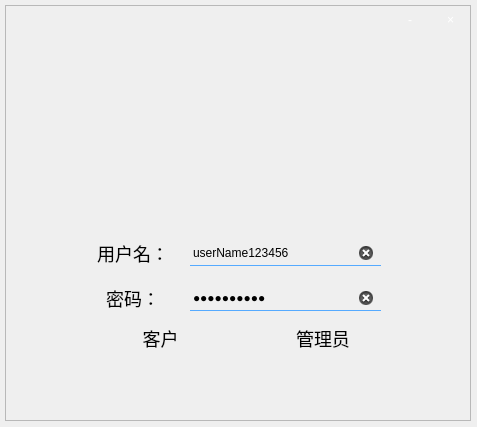
<?xml version="1.0" encoding="UTF-8"?>
<ui version="4.0">
 <class>main_window</class>
 <widget class="QFrame" name="main_window">
  <property name="geometry">
   <rect>
    <x>0</x>
    <y>0</y>
    <width>477</width>
    <height>427</height>
   </rect>
  </property>
  <property name="windowTitle">
   <string>欢迎使用天堂证券中心</string>
  </property>
  <property name="layoutDirection">
   <enum>Qt::LeftToRight</enum>
  </property>
  <property name="styleSheet">
   <string notr="true">QFrame[objectName=&quot;main_window&quot;]
{
	background-color:rgba(0,0,0,0)/*背景色*/
}</string>
  </property>
  <widget class="QFrame" name="frame_window">
   <property name="geometry">
    <rect>
     <x>5</x>
     <y>5</y>
     <width>466</width>
     <height>416</height>
    </rect>
   </property>
   <property name="styleSheet">
    <string notr="true">QFrame[objectName=&quot;frame_window&quot;]
{
	background-color: rgb(248, 248, 248);
	border-radius:15px;
}</string>
   </property>
   <property name="frameShape">
    <enum>QFrame::StyledPanel</enum>
   </property>
   <property name="frameShadow">
    <enum>QFrame::Raised</enum>
   </property>
   <widget class="QLineEdit" name="le_username">
    <property name="geometry">
     <rect>
      <x>185</x>
      <y>235</y>
      <width>191</width>
      <height>26</height>
     </rect>
    </property>
    <property name="styleSheet">
     <string notr="true">QLineEdit
{
	
	background-color: rgba(255, 255, 255,0);
	border:1px solid white;
	border-left-color: rgba(255, 255, 255,0);
	border-right-color: rgba(255, 255, 255,0);
	border-top-color: rgba(255, 255, 255,0);
	border-bottom-color: rgb(85, 170, 255);
	font: 15pt &quot;Calibri&quot;;
}

QLineEdit:hover
{
	border-bottom-color: rgba(85, 170, 255,0.6);
}</string>
    </property>
    <property name="text">
     <string>userName123456</string>
    </property>
    <property name="clearButtonEnabled">
     <bool>true</bool>
    </property>
   </widget>
   <widget class="QLabel" name="lbl_username">
    <property name="geometry">
     <rect>
      <x>85</x>
      <y>235</y>
      <width>86</width>
      <height>26</height>
     </rect>
    </property>
    <property name="styleSheet">
     <string notr="true">font:18px</string>
    </property>
    <property name="text">
     <string>用户名：</string>
    </property>
    <property name="alignment">
     <set>Qt::AlignCenter</set>
    </property>
   </widget>
   <widget class="QLineEdit" name="le_password">
    <property name="geometry">
     <rect>
      <x>185</x>
      <y>280</y>
      <width>191</width>
      <height>26</height>
     </rect>
    </property>
    <property name="styleSheet">
     <string notr="true">QLineEdit
{
	
	background-color: rgba(255, 255, 255,0);
	border:1px solid white;
	border-left-color: rgba(255, 255, 255,0);
	border-right-color: rgba(255, 255, 255,0);
	border-top-color: rgba(255, 255, 255,0);
	border-bottom-color: rgb(85, 170, 255);
	font: 15pt &quot;Calibri&quot;;
}
QLineEdit:hover
{
	border-bottom-color: rgba(85, 170, 255,0.6);
}</string>
    </property>
    <property name="text">
     <string>passWord12</string>
    </property>
    <property name="echoMode">
     <enum>QLineEdit::Password</enum>
    </property>
    <property name="clearButtonEnabled">
     <bool>true</bool>
    </property>
   </widget>
   <widget class="QLabel" name="lbl_password">
    <property name="geometry">
     <rect>
      <x>85</x>
      <y>280</y>
      <width>86</width>
      <height>26</height>
     </rect>
    </property>
    <property name="styleSheet">
     <string notr="true">font:18px</string>
    </property>
    <property name="text">
     <string>密码：</string>
    </property>
    <property name="alignment">
     <set>Qt::AlignCenter</set>
    </property>
   </widget>
   <widget class="QPushButton" name="btn_close">
    <property name="geometry">
     <rect>
      <x>425</x>
      <y>0</y>
      <width>41</width>
      <height>30</height>
     </rect>
    </property>
    <property name="styleSheet">
     <string notr="true">QPushButton
{
	color:white;
	border-top-right-radius:14px;
	font: 20pt &quot;Calibri&quot;;/*字体*/
	background-color: rgba(255, 255, 255,0);/*背景色*/
	border:0px;
}
QPushButton:hover
{
	background-color: rgba(255, 255, 255,0.5);
	color: rgb(255, 0, 0);
}

</string>
    </property>
    <property name="text">
     <string>×</string>
    </property>
   </widget>
   <widget class="QLabel" name="lbl_img_index">
    <property name="geometry">
     <rect>
      <x>0</x>
      <y>0</y>
      <width>466</width>
      <height>221</height>
     </rect>
    </property>
    <property name="focusPolicy">
     <enum>Qt::ClickFocus</enum>
    </property>
    <property name="styleSheet">
     <string notr="true">QLabel
{
	border-top-left-radius:14px;
	border-top-right-radius:14px;
	border-image:url(Resources/index.jpg);
}</string>
    </property>
    <property name="text">
     <string/>
    </property>
    <property name="alignment">
     <set>Qt::AlignCenter</set>
    </property>
   </widget>
   <widget class="QPushButton" name="btn_minimize">
    <property name="geometry">
     <rect>
      <x>385</x>
      <y>0</y>
      <width>40</width>
      <height>30</height>
     </rect>
    </property>
    <property name="styleSheet">
     <string notr="true">QPushButton
{
	color:white;
	font: 20pt &quot;Calibri&quot;;/*字体*/
	background-color: rgba(255, 255, 255,0);/*背景色*/
	border:0px;
}
QPushButton:hover
{
	background-color: rgba(255, 255, 255,0.5);
	color: rgb(85, 255, 255)
}

</string>
    </property>
    <property name="text">
     <string>-</string>
    </property>
   </widget>
   <widget class="QLabel" name="lbl_user">
    <property name="geometry">
     <rect>
      <x>105</x>
      <y>320</y>
      <width>101</width>
      <height>26</height>
     </rect>
    </property>
    <property name="styleSheet">
     <string notr="true">font:18px;</string>
    </property>
    <property name="text">
     <string>客户</string>
    </property>
    <property name="alignment">
     <set>Qt::AlignCenter</set>
    </property>
   </widget>
   <widget class="QLabel" name="lbl_admin">
    <property name="geometry">
     <rect>
      <x>265</x>
      <y>320</y>
      <width>106</width>
      <height>26</height>
     </rect>
    </property>
    <property name="styleSheet">
     <string notr="true">font:18px</string>
    </property>
    <property name="text">
     <string>管理员</string>
    </property>
    <property name="alignment">
     <set>Qt::AlignCenter</set>
    </property>
   </widget>
   <zorder>le_username</zorder>
   <zorder>le_password</zorder>
   <zorder>lbl_password</zorder>
   <zorder>lbl_img_index</zorder>
   <zorder>btn_close</zorder>
   <zorder>btn_minimize</zorder>
   <zorder>lbl_username</zorder>
   <zorder>lbl_user</zorder>
   <zorder>lbl_admin</zorder>
  </widget>
 </widget>
 <layoutdefault spacing="6" margin="11"/>
 <resources>
  <include location="Bank.qrc"/>
 </resources>
 <connections>
  <connection>
   <sender>btn_close</sender>
   <signal>clicked()</signal>
   <receiver>main_window</receiver>
   <slot>btn_close_click()</slot>
   <hints>
    <hint type="sourcelabel">
     <x>481</x>
     <y>20</y>
    </hint>
    <hint type="destinationlabel">
     <x>458</x>
     <y>265</y>
    </hint>
   </hints>
  </connection>
  <connection>
   <sender>btn_minimize</sender>
   <signal>clicked()</signal>
   <receiver>main_window</receiver>
   <slot>btn_minimize_click()</slot>
   <hints>
    <hint type="sourcelabel">
     <x>444</x>
     <y>19</y>
    </hint>
    <hint type="destinationlabel">
     <x>512</x>
     <y>434</y>
    </hint>
   </hints>
  </connection>
 </connections>
 <slots>
  <slot>btn_close_click()</slot>
  <slot>btn_minimize_click()</slot>
  <slot>btn_login_click()</slot>
 </slots>
</ui>
